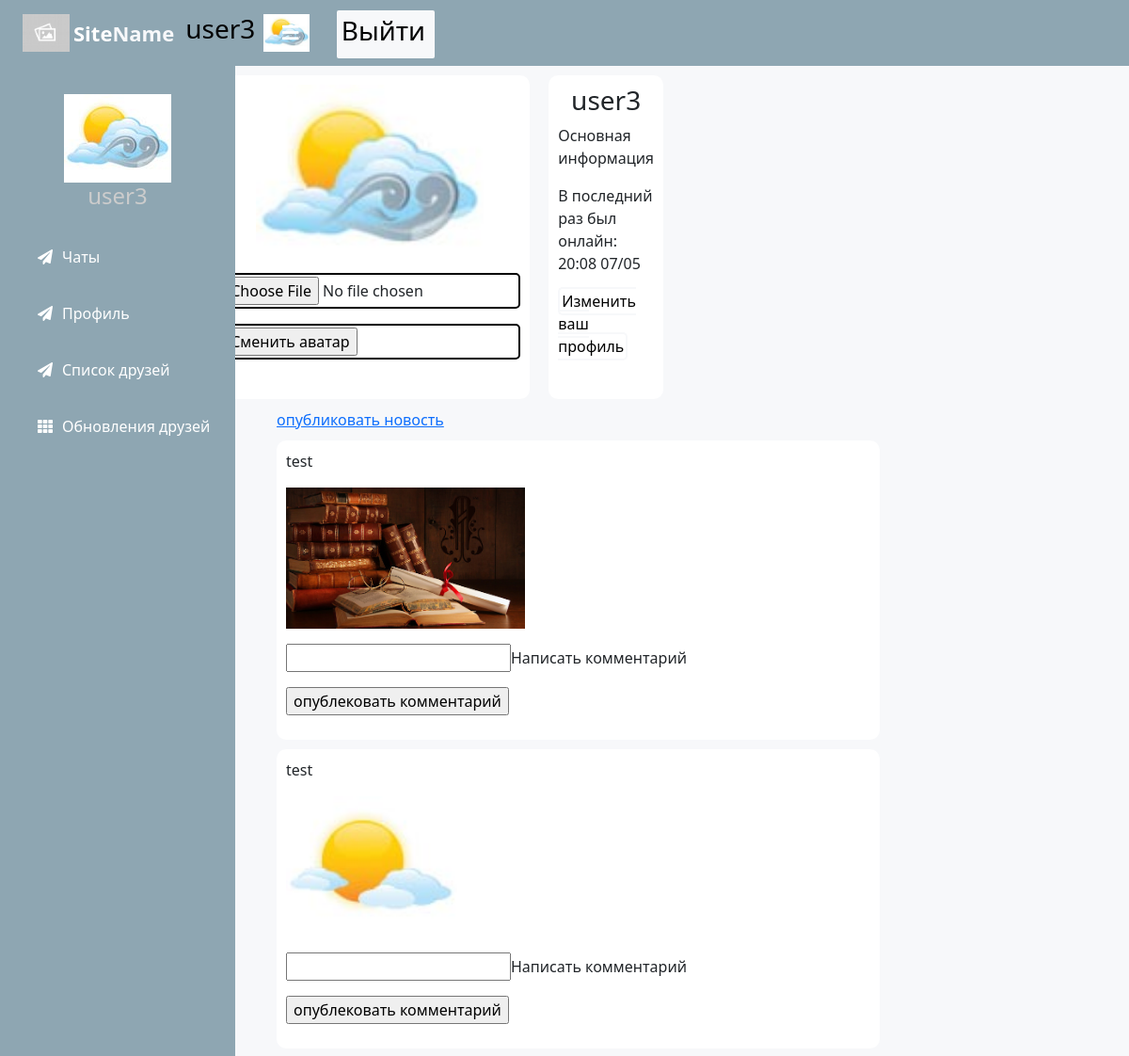
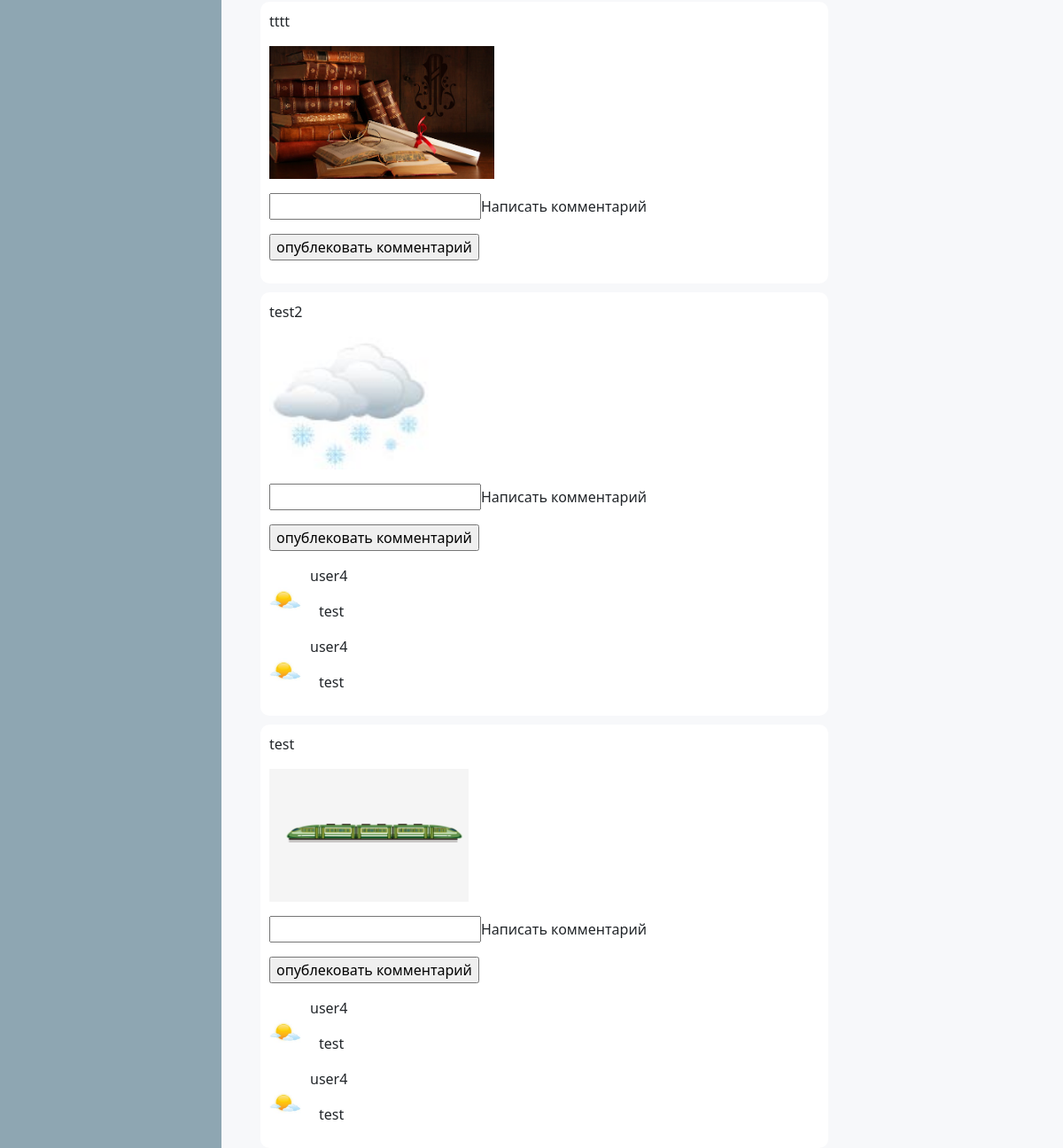
Screenshot of /user/user3 (signed in) with the database file from the repository (2 pictures, top to bottom).
### app/models.py (models this page shows, shortened)
class User(UserMixin, db.Model):
    id = db.Column(db.Integer, primary_key=True)
    username = db.Column(db.String(64), index=True, unique=True)
    email = db.Column(db.String(120), index=True, unique=True)
    password_hash = db.Column(db.String(128))
    posts = db.relationship('Post', backref='author', lazy='dynamic')
    invitations = db.relationship('Invitation', backref='user', lazy='dynamic')
    about_me = db.Column(db.String(140))
    last_seen = db.Column(db.DateTime, default=datetime.now(pytz.timezone('Europe/Moscow')))
    followed = db.relationship(
        'User', secondary=followers,
        primaryjoin=(followers.c.follower_id == id),
        secondaryjoin=(followers.c.followed_id == id),
        backref=db.backref('followers', lazy='dynamic'), lazy='dynamic')
    image = db.Column(db.BLOB, default=None)
    news = db.relationship('News', backref='author', lazy='dynamic')
    liked_news = db.relationship('User', secondary=user_news, backref='liked_users')
    def get_image(self):
        if self.image is not None:
            return b64encode(self.image).decode('UTF-8')

class News(db.Model):
    id = db.Column(db.Integer, primary_key=True)
    text = db.Column(db.String(140))
    timestamp = db.Column(db.DateTime, index=True, default=datetime.now(pytz.timezone('Europe/Moscow')))
    user_id = db.Column(db.Integer, db.ForeignKey('user.id'))
    image = db.Column(db.BLOB, default=None)
    comments = db.relationship('Post', backref='news', lazy='dynamic')
    def get_image(self):
        if self.image is not None:
            return b64encode(self.image).decode('UTF-8')

class Post(db.Model):
    id = db.Column(db.Integer, primary_key=True)
    body = db.Column(db.String(140))
    timestamp = db.Column(db.DateTime, index=True, default=datetime.now(pytz.timezone('Europe/Moscow')))
    user_id = db.Column(db.Integer, db.ForeignKey('user.id'))
    chat_id = db.Column(db.Integer, db.ForeignKey('chat.id'))
    news_id = db.Column(db.Integer, db.ForeignKey('news.id'))

### app/routes.py (the view)
@app.route('/user/<username>')
@login_required
def user(username):
    user = User.query.filter_by(username=username).first_or_404()
    chats = user.chats
    news = user.news[::-1][:5]
    return render_template('user.html', user=user, chats=chats, news=news, title=user.username)

### app/models.py (called while the page is built)
@login.user_loader
def load_user(id):
    return User.query.get(int(id))

### app/routes.py (called while the page is built)
@app.before_request
def before_request():
    if current_user.is_authenticated:
        current_user.last_seen = datetime.now(pytz.timezone('Europe/Moscow'))
        db.session.commit()

### app/templates/user.html (shortened to what this page needs)
{% extends "base.html" %}
{% block content %}
    <div class="container">
        <div class="row justify-content-center">
            <div class="row">
                <div class="col-lg-9 col-md-9 col-sm-9">
                    <div class='main-part'>
                        <div class="client-inf">
                            <div class="avatar-change">
                                {% if user.get_image() == None %}
                <img src="../static/empty.jpg">
            {% else %}
                <img>
            {% endif %}
            {% if user == current_user %}
                <form action="{{ url_for('upload') }}" method="POST" enctype="multipart/form-data">
                    <p><input type="file" name="file"></p>
                    <p><input type="submit" value="Сменить аватар"></p>
                </form>
            {% endif %}
                            </div>
                            <div class="information-block">
                                <h3>{{ user.username }}</h3>
                                <p>Основная информация</p>
                                {% if user.last_seen %}
                                    <p>В последний раз был онлайн: {{ user.last_seen.strftime('%H:%M %d/%m') }}</p>
                                {% endif %}
                                {% if user == current_user %}
                                    <p><a href="{{ url_for('edit_profile') }}">Изменить ваш профиль</a></p>
                                {% elif not (current_user.is_following(user) or user.is_following(current_user)) %}
                                    <p><a href="{{ url_for('follow', username=user.username) }}">Добавить в друзья</a>
                                    </p>
                                    <p><a href="{{ url_for('write_message', username=user.username) }}">Написать
                                        сообщение</a></p>
                                {% else %}
                                    <p><a href="{{ url_for('unfollow', username=user.username) }}">Удалить из списка
                                        друзей</a></p>
                                    <p><a href="{{ url_for('write_message', username=user.username) }}">Написать
                                        сообщение</a></p>
                                {% endif %}
                            </div>
                        </div>
                    </div>
                </div>
            </div>
            <div class="row">
                <div class="col-lg-9 col-md-9 col-sm-9">
                    <div class='client-news'>
                        {%  if user==current_user %}
            <a href="{{ url_for('create_news') }}"> опубликовать новость</a><br>
        {% endif %}
        {% for news_item in news %}
            <div class = 'note'>
                <p> {{ news_item.text }} </p>
                <div class = "note-img-box">
                    {% if news_item.get_image() == None %}
                        <img src="../static/empty.jpg">
                    {% else %}
                        <img>
                    {% endif %}
                </div>
                <p class = "toolbar">
                    <label class = "comment">
                        <form action="{{ url_for('comment', username=user.username, news_id=news_item.id) }}" method="POST" enctype="multipart/form-data">
                            <p><input type="text" name="comment">Написать комментарий</p>
                            <p><input type="submit" value="опублековать комментарий"></p>
                        </form>
                    </label>
                </p>
                <div class = 'comment-container'>
                    {% for comment in news_item. comments %}
                        <div class = 'comment-block'>
                            <div class = 'comment-user-inf'>
                                {% if comment.author.get_image() == None %}
                                <img src="../static/empty.jpg" width="36" height="36">
                            {% else %}
                                <img width="36" height="36">
                            {% endif %}
                            </div>
                            <div class = 'comment-text'>
                                <p class = 'commentator-name'> {{comment.author.username}} </p>
                                <p class = 'comment-text'> {{ comment.body }} </p>
                            </div>
                        </div>
                    {% endfor %}
                </div>
            </div>
        {% endfor %}
                    </div>
                </div>
            </div>
        </div>
    </div>
{% endblock %}

### app/templates/base.html (shortened to what this page needs)
<html>
<head>
    <link href="https://cdn.jsdelivr.net/npm/bootstrap@5.0.0-beta3/dist/css/bootstrap.min.css" rel="stylesheet"
>
    <link rel="stylesheet" href="../static/autorization.css" type="text/css"/>
    <link rel="stylesheet" href="../static/common.css" type="text/css"/>
    <link rel="stylesheet" href="../static/messages.css" type="text/css"/>
    <link rel="stylesheet" href="../static/friends.css" type="text/css"/>
    <link rel="stylesheet" href="../static/profile.css" type="text/css"/>
    <link rel="stylesheet" href="../static/menu.css" type="text/css"/>
    <link rel="stylesheet" href="../static/news.css" type="text/css"/>
    <link rel="stylesheet" href="../static/menu.css">
    <link rel="stylesheet" href="https://cdnjs.cloudflare.com/ajax/libs/font-awesome/5.12.1/css/all.min.css">
</head>
<body>
    <header>
        <label for="check">
            <i class="fas fa-bars" id="sidebar_btn"></i>
        </label>
            <div class="name-logo">
                <div>
                    <img src="../static/empty.jpg"/>
                </div>
            <div class="left_area">
                <h3>Site<span>Name</span></h3>
            </div>
            <div class="right_area">
                {% if current_user.is_authenticated %}
                    <div class="user-information"
                         onclick="location.href='{{ url_for('user', username=current_user.username) }}';">
                        <div>
                            <h3>{{ current_user.username }}</h3>
                        </div>
                        <div>
                            {% if current_user.get_image() == None %}
                                <img src="../static/empty.jpg">
                            {% else %}
                                <img>
                            {% endif %}
                        </div>
                        <div>
                            {% if current_user.is_anonymous %}
                                <a href="{{ url_for('login') }}" class="logout_btn"><h3>Войти</h3></a>
                            {% else %}
                                <a href="{{ url_for('logout') }}" class="logout_btn"><h3>Выйти</h3></a>
                            {% endif %}
                        </div>
                    </div>
                {% endif %}
            </div>
        </div>
    </header>
    <div class="sidebar">
        <div class="profile_info">
            {% if current_user.is_authenticated %}
                {% if current_user.get_image() == None %}
                    <img src="../static/empty.jpg">
                {% else %}
                    <img>
                {% endif %}
                <h4>{{ current_user.username }}</h4>
            {% endif %}
        </div>
        <a href="{{ url_for('index') }}"><i class="fas fa-paper-plane"></i><span>Чаты</span></a>
        {% if not current_user.is_anonymous %}
            <a href="{{ url_for('user', username=current_user.username) }}"><i
                class="fas fa-paper-plane"></i><span>Профиль</span></a>
        {% endif %}
        <a href="{{ url_for('list_of_friends') }}"><i class="fas fa-paper-plane"></i><span>Список друзей</span></a>
        <a href="{{ url_for('news') }}"><i class="fas fa-th"></i><span>Обновления друзей</span></a>
    </div>
    <div class="content">
        {% block content %}{% endblock %}
    </div>
</body>
</html>

### app/static/common.css (style rules this page uses)
body { padding: 0px; margin: 0px; background-color: #f7f8fa; }
.name-logo img { height: 40px; align-self: center; }
.name-logo h3 { align-self: center; }
.name-logo div { height: 100%; display: flex; padding-left: 4px; }
.name-logo { height: 100%; display: flex; }
.user-information img { height: 40px; align-self: center; }
.user-information div { height: 100%; display: flex; padding-left: 4px; }
.user-information { height: 100%; display: flex; }
.content { display: flex; padding-top: 10px; justify-content: center; }
.main-part { width: 50%; display: flex; align-items: center; flex-direction: column; margin-left: 10px; }

### app/static/profile.css (style rules this page uses)
.client-inf { display: flex; }
.avatar-change { display:flex; flex-direction: column; align-items: center; background-color: white; border-radius: 10px; padding: 10px; }
.avatar-change img { height:200px; }
.avatar-change p { border: 2px solid black; border-radius: 5px; padding: 2px; cursor: pointer; }
.information-block { margin-left: 20px; width: 100%; display: flex; flex-direction: column; background-color: white; padding: 10px; border-radius: 10px; }
.information-block h3 { text-align: center; }
.information-block a { text-decoration: none; color: black; border: 2px solid #f7f8fa; border-radius: 5px; padding: 2px; }
.client-news { margin-top: 10px; }
.note { background-color: white; padding: 10px; border-radius: 10px; margin-top: 10px; }
.note img { height: 150px; }
.comment-block { display: flex; justify-content: flex-start; align-items: center; }
.comment-user-inf img { height: 30px; }
.comment-text { margin-left: 10px; }

### app/static/menu.css (style rules this page uses)
header { z-index: 1; position: fixed; background: #8ea6b2; padding: 20px; width: calc(100% - 0%); top: 0; height: 70px; }
.left_area h3 { color: #fff; margin: 0; font-size: 22px; font-weight: 900; }
.left_area span { color: #f7f8fa; }
.right_area h3 { color: #000; margin-right: 5; }
.logout_btn { padding: 5px; background: #f7f8fa; text-decoration: none; float: right; margin-top: 3px; margin-right: 50px; border-radius: 2px; font-size: 10px; font-weight: 600; color: #fff; transition: 0.5s; transition-property: background; }
.sidebar { z-index: 1; top: 0; background: #8ea6b2; margin-top: 70px; padding-top: 30px; position: fixed; left: 0; width: 250px; height: 100%; transition: 0.5s; transition-property: left; overflow-y: auto; }
.profile_info { display: flex; flex-direction: column; justify-content: center; align-items: center; }
.sidebar .profile_info h4 { color: #ccc; margin-top: 0; margin-bottom: 20px; }
.sidebar a { color: #fff; display: block; width: 100%; line-height: 60px; text-decoration: none; padding-left: 40px; box-sizing: border-box; transition: 0.5s; transition-property: background; }
.sidebar i { padding-right: 10px; }
label #sidebar_btn { z-index: 1; color: #fff; position: fixed; cursor: pointer; left: 300px; font-size: 20px; margin: 5px 0; transition: 0.5s; transition-property: color; }
.content { width:calc(100% - 250px); margin-top: 60px; padding: 20px; margin-left: 250px; background-position: center; background-size: cover; height: 100vh; transition: 0.5s; }

### app/static/news.css (style rules this page uses)
.note { background-color: white; padding: 10px; border-radius: 10px; margin-top: 10px; width: 100%; }
.note-img-box img { height: 150px; }
.comment-block { display: flex; justify-content: flex-start; align-items: center; }
.comment-user-inf img { height: 30px; }
.comment-text { margin-left: 10px; }

### app/templates/base.html (style rules this page uses)
.user-information a { align-self: center; cursor: pointer; text-decoration: none; color: black; margin-left: 25px; }

### rows the page displays
User: username "user3", last_seen "20:08 07/05"
News: text "test"
News: text "test"
News: text "tttt"
News: text "test2"
Post: author.username "user4", body "test"
Post: author.username "user4", body "test"
News: text "test"
Post: author.username "user4", body "test"
Post: author.username "user4", body "test"
